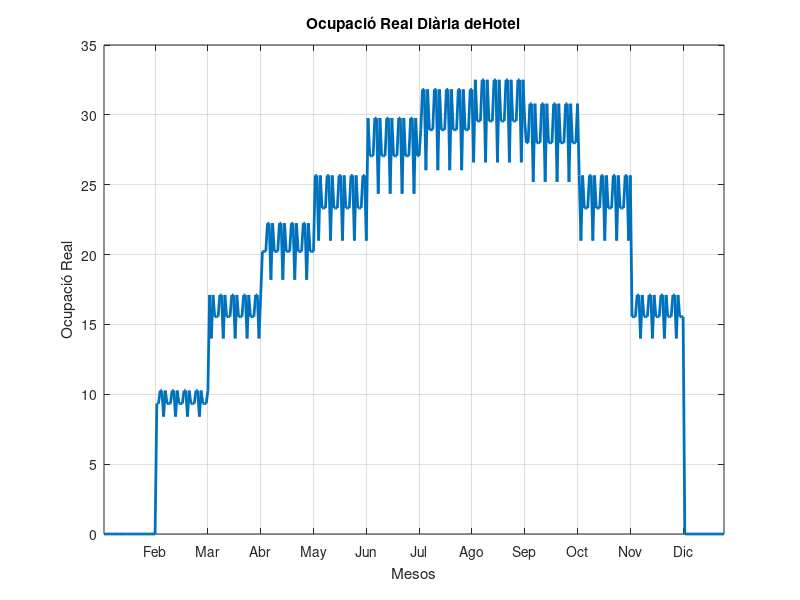

Reproduce this figure in MATLAB.
clc;
clear;
%% DADES
Cap_hostes_max=32;
Cap_variacio_mensual = [0, 0.3, 0.5, 0.65, 0.75, 0.87, 0.93, 0.95, 0.9, 0.75, 0.5, 0]; % Vector d'ocupació mensual (12 mesos)
Cap_variacio_setmanal = [0.9, 1.1, 1.0, 1.0, 1.0, 1.1, 1.1]; % Vector de variació setmanal (7 dies)


Cap_variacio_setmanal= (Cap_variacio_setmanal / sum(Cap_variacio_setmanal)) * 7;    %normalitzem la variació
Cap_variacio_setmanal_anual = repmat(Cap_variacio_setmanal, 1, 53); % 52 setmanes
Cap_variacio_mensual_expandida = repelem(Cap_variacio_mensual, 31, 1);
Cap_real = Cap_hostes_max * Cap_variacio_mensual_expandida(1:365) .* Cap_variacio_setmanal_anual(1:365);


figure;
plot(1:365, Cap_real, 'LineWidth', 2);
ylabel('Ocupació Real');
title('Ocupació Real Diària deHotel');
grid on;
xlim([1 365]); % Limitar l'eix X a 365 dies
xticks(0:31:365); % Marcar els mesos cada 30 dies
xticklabels({'Ene', 'Feb', 'Mar', 'Abr', 'May', 'Jun', 'Jul', 'Ago', 'Sep', 'Oct', 'Nov', 'Dic'});
xlabel('Mesos');